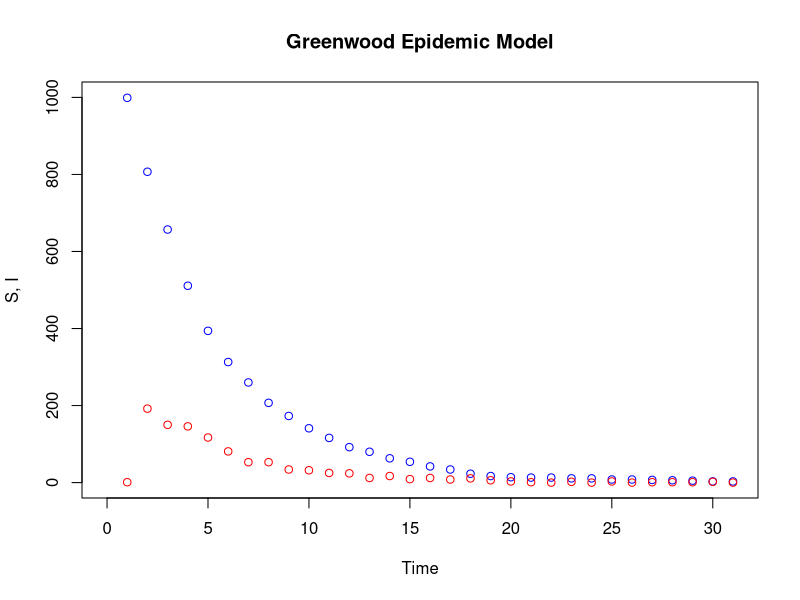

R code for this plot:
S0 <- 999
I0 <- 1
p  <- 0.2

T <- 30
S <- numeric(T + 1)
I <- numeric(T + 1)

S[1]  <- S0
I[1]  <- I0
for (t in 2:(T + 1)) {
    I[t]  <- rbinom(1, size=S[t-1], prob=p)
    S[t] <-  S[t - 1] - I[t]
}

plot(1:(T + 1), S, col="blue",
     xlim = c(0, (T + 1)), ylim=c(0, (S0 + I0)),
     main="Greenwood Epidemic Model",
     xlab="Time", ylab="S, I")
points(1:(T + 1), y=I, col="red")
